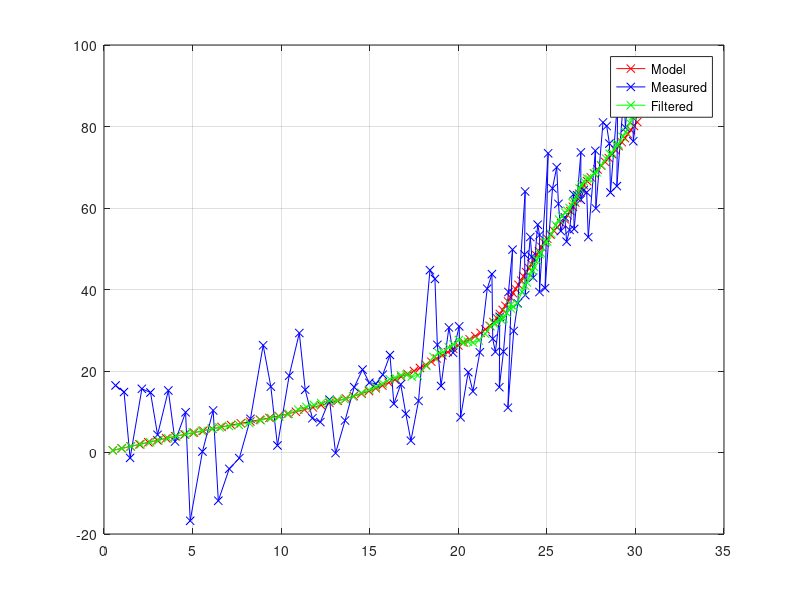

The MATLAB source for this figure:
clear all;
close all;
clc;

%% Init values
dT = 0.1; 
duration = 10;
sampleCnt = duration / dT;

sigma_l_x_real = 0.1;
sigma_l_y_real = 10;
eps = [sigma_l_x_real; sigma_l_y_real];
Q_ll_real = [sigma_l_x_real^2 0;0 sigma_l_y_real^2]; %Real cofactor matrix of measurements

sigma_w_x_real = 2;
sigma_w_y_real = -3;
w_real = [sigma_w_x_real; sigma_w_y_real];
Q_ww_real = [sigma_w_x_real^2 0;0 sigma_w_y_real^2]; %Real cofactor matrix of process error
  
x_real = [0; 0; 5; 5];

T = [1 0 dT 0; 0 1 0 dT;0 0 1 0; 0 0 0 1]; %Transition Matrix

%A priori estimated erros
sigma_l_x = 0.1;
sigma_l_y = 10;
Q_ll = [sigma_l_x^2 0;0 sigma_l_y^2];

sigma_w_x = 2;
sigma_w_y = -3;
w_err_factor = 1;
w = [sigma_w_x; sigma_w_y] * w_err_factor;
Q_ww = [sigma_w_x^2 0;0 sigma_w_y^2] * w_err_factor ^ 2;

%Init estimates
S = [0.5 * dT^2 0;0 0.5 * dT^2;dT 0;0 dT];
x_hat = [0; 0; 5; 5];
Q_xx_hat = zeros(4,4);

pos_real = zeros(sampleCnt , 2);
pos_meas = zeros(sampleCnt , 2);
pos_filter = zeros(sampleCnt , 2);

periodCnt = 1;
sharpChange = 0;
changeFrame = 50;

for t = 0 : dT : duration
    white_noise = randn;
    %Simulate real state vector
    x_real = T * x_real  + S * (w_real * white_noise);
    if(periodCnt == changeFrame)
        x_real(2) = x_real(2) + sharpChange;
    end
    pos_real(periodCnt, :) = x_real(1:2)';
    
    %Simulate measured positions
    A = [1 0 0 0; 0 1 0 0];
    l_t = A * x_real + eps * randn;
    pos_meas(periodCnt, :) = l_t;
     
    %Perform filter using estimated errors
    x_dash = T * x_hat + S * (w_real * white_noise);
    Q_xx_dash = T * Q_xx_hat * T' + S * Q_ww * S';
    
    d = l_t - A * x_dash; %Innovation
    Q_dd = Q_ll + A * Q_xx_dash * A';
    
    K = Q_xx_dash * A' * Q_dd^-1;
    x_hat = x_dash + K * d;
   % Q_xx_hat = Q_xx_dash - K * Q_dd * K';
    Q_xx_hat = (eye(4) - K * A) * Q_xx_dash;
    
    pos_filter(periodCnt, :) = x_hat(1:2)';
    
    periodCnt = periodCnt + 1;
end
figure, plot(pos_real(:,1),pos_real(:,2),'-xr');
hold on; 
plot(pos_meas(:,1),pos_meas(:,2),'-xb');
plot(pos_filter(:,1),pos_filter(:,2),'-xg');
grid on;
legend('Model','Measured','Filtered','Location','best');